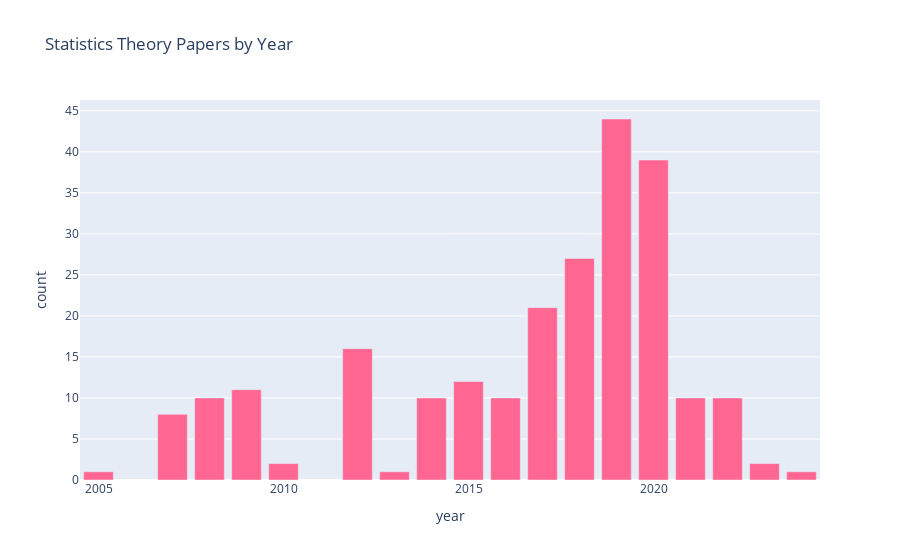

Notebook code cell kept with this figure:
### Code cell
top = 'Statistics Theory'
px.bar(cat_year_num.query("category == @top"), x = 'year', y = 'count', title= top + " Papers by Year", color_discrete_sequence=[color_dict[top]])

### Figure 1 — Plotly figure (JSON) as saved in the notebook; plotly's stock layout.template omitted (floating-point values rounded to 4 significant figures)
{"data": [{"hovertemplate": "year=%{x}<br>count=%{y}<extra></extra>", "legendgroup": "", "marker": {"color": "#FF6692", "pattern": {"shape": ""}}, "name": "", "orientation": "v", "showlegend": false, "textposition": "auto", "type": "bar", "x": [2005, 2007, 2008, 2009, 2010, 2012, 2013, 2014, 2015, 2016, 2017, 2018, 2019, 2020, 2021, 2022, 2023, 2024], "xaxis": "x", "y": [1, 8, 10, 11, 2, 16, 1, 10, 12, 10, 21, 27, 44, 39, 10, 10, 2, 1], "yaxis": "y"}], "layout": {"barmode": "relative", "legend": {"tracegroupgap": 0}, "title": {"text": "Statistics Theory Papers by Year"}, "xaxis": {"anchor": "y", "domain": [0, 1], "title": {"text": "year"}}, "yaxis": {"anchor": "x", "domain": [0, 1], "title": {"text": "count"}}}}
